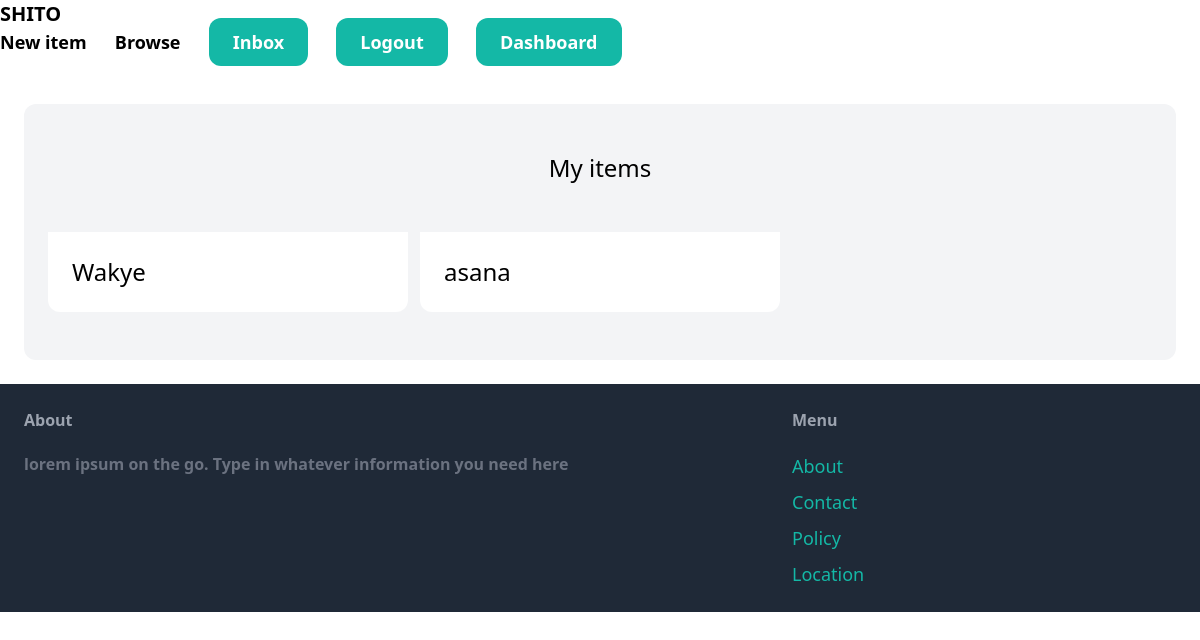
Before: /dashboard/ (signed in) with the older database file.
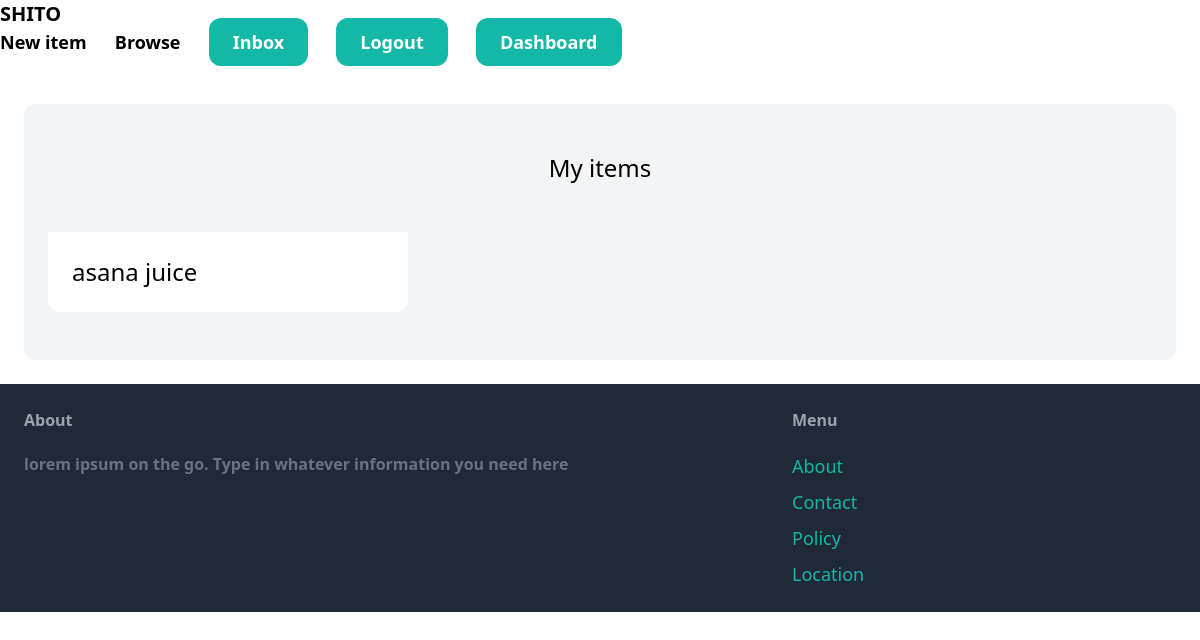
After: the same page with the newer database file.
### item/models.py (models this page shows, shortened)
class Item(models.Model):
    category = models.ForeignKey(Category, related_name='items', on_delete=models.CASCADE)
    name = models.CharField(max_length=255)
    description = models.TextField(blank=True, null=True)
    price = models.FloatField()
    image = models.ImageField(upload_to='item_images', blank=True, null=True)
    is_sold = models.BooleanField(default=False)
    created_at = models.DateField(auto_now_add=True)
    created_by = models.ForeignKey(User, related_name='items', on_delete=models.CASCADE)

### Dashboard/views.py (the view)
# urls.py: path('', views.index, name= 'index'),
@login_required
def index(request):
    items = Item.objects.filter(created_by= request.user)
    return render(request, 'Dashboard/index.html', {
        'items': items,
    })

### Dashboard/templates/Dashboard/index.html (shortened to what this page needs)
{% extends 'Spice/base.html' %}
{% block content %}
        <div class= 'mt-6 px-6 py-12 bg-gray-100 rounded-xl'>
            <h2 class= 'mb-12 text-2xl text-center'>My items</h2>
                <div class= "grid grid-cols-3 gap-3">
                    {% for cat in items %}
                    <div>
                        <a href='#'>
                            <div class="p-6 bg-white rounded-b-xl">
                                <h2 class="text-2xl">{{cat.name}}</h2>
                            </div>
                        </a>
                    </div>
                    {% endfor %}
                </div>
        </div>
{% endblock %}

Changed rows visible on the page:
removed Item: name "Wakye"
changed Item: name "asana" → "asana juice"
